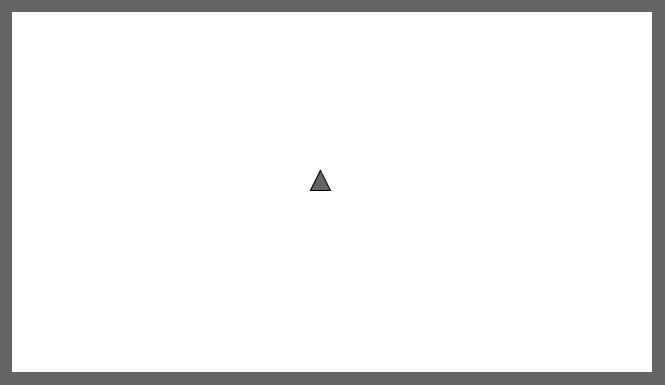
Frame 1 (no input)
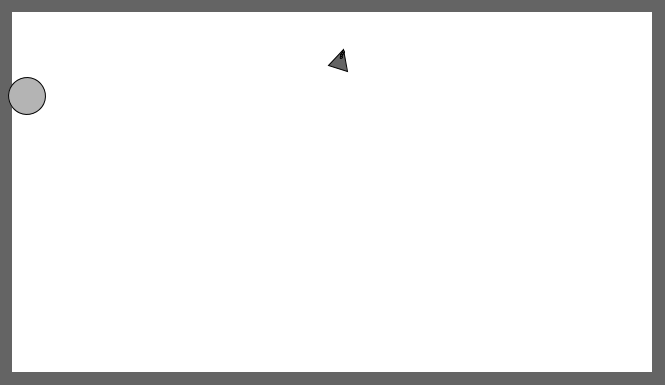
Frame 60 (the mouse pressed at the canvas centre just before this capture)
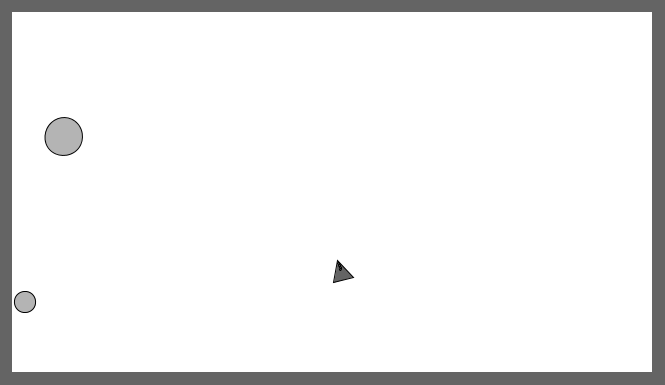
Frame 120 (the mouse held since frame 60 and released just before this capture)

The Processing sketch that drew these frames (run headless with seeded random() and noise(); from frame 60 on, the mouse is pressed at the canvas centre):

// Processing sketch: sketch_140426a
// ── sketch_140426a.pde
int Z = 25;
int W = 640;
int H = 360;
Game game;


void setup() {
  size(665, 385);
  game = new Game();
}

void draw() {
  fill(100);
  noStroke();
  rect(0,0,W+Z,H+Z);
  fill(255);
  rect(Z/2,Z/2,W,H);
  stroke(0);
  game.draw();
}

class Game {
  ArrayList<Ship> s;
  ArrayList<Rock> r;
  
  Game() {
    r = new ArrayList<Rock>();
    s = new ArrayList<Ship>();
    s.add(new Ship(W/2, H/2)); // Ship in center
  }
  
  void draw() {
    cycle(s.get(0));
    for(int i = s.get(0).b.size()-1; i >=0; i--) {
      Bullet bullet = s.get(0).b.get(i);
      cycle(bullet);
      if(!bullet.active) { s.get(0).b.remove(i); }
    }
    for(int i = r.size()-1; i >=0; i--) {
      Rock rock = r.get(i);
      cycle(rock);
      if(!rock.active) { r.remove(i); }
    }
    manage();
    checkBounds();
  }

  void manage() {
     // change v and valpha
    if(millis() % 1000 < 100) {
      s.get(0).valpha = random(-0.02, 0.02);
    }
    if(millis() % 2000 < 200) {
      s.get(0).v = random(1, 3);
    }
    if(millis() % 1000 < 100) {
      s.get(0).spawn((s.get(0).b));
    }
    if(millis() % 1000 < 10 && r.size() < 5) {
         // Spawn at random boundary
      float xpos = random(Z,W);
      float ypos = random(Z,H);
      float lr = random(0,1);
      if      (lr < 0.25){ xpos = Z; }
      else if (lr < 0.5) { xpos = W; }
      else if (lr < 0.75){ ypos = Z; }
      else               { ypos = H; }
      float sz =random(10,35);
      float spd=random(0,2);
      float angle=random(0, 2*PI);

      r.add(new Rock(xpos, ypos, sz, spd, angle)); 
    }
  } 
  
  void checkBounds() {
    // for(Rock rock : r) {
    for(int i = r.size()-1; i>=0; i--) {
      Rock rock = r.get(i);
      for(Bullet bullet : s.get(0).b) {
        if (rock.within(bullet.x, bullet.y)) {
           println("BOOM");
           rock.active = false;
           bullet.active = false; 
           if(rock.d >= 10) {rock.spawn(r);}
        }
      }
      if(rock.within(s.get(0).x, s.get(0).y)) {
        println("OUCH");        
      }
    }
  }
  
  void cycle(StellarObject obj) {
    obj.prep();
    obj.update();
    obj.display();
    obj.clean(); 
  }
  
  void stats() {
    println("SHIPS: 1, x=", s.get(0).x, ", y=", s.get(0).y, ", v=", s.get(0).v, ", a=", s.get(0).alpha);
    println("ROCKS: ", r.size());
    println("BULLETS: ", s.get(0).b.size());
  }
}

class StellarObject {
 float x, y, d=0; // center and size
 float v = 0; // velocity
 int c = 100; // color
 float alpha=0; // rotation
 float a_offset =-PI/2; //fix for rotation
 float valpha=0;
 boolean active=true;

 StellarObject(float xpos, float ypos) {
  x = xpos;
  y = ypos;
 }
 
 void update() {
  reset();
  move(); 
 }
 
 void twist(float angle) {
    translate(x,y);
    alpha += angle;
    rotate(alpha);
    translate(-x,-y);
 }
 
 void prep() {
   pushMatrix();
 }
 void clean() {
    popMatrix(); 
 }
 void display() {}
 
 void shift(float dx, float dy) {
   x += dx;
   y += dy;
 } 
 
 void move() {
   float angle = alpha+a_offset;
   shift(v*cos(angle), v*sin(angle));
   twist(valpha);
 }
 
 void reset() { // boundary conditions
  periodic();
 }
 
 void periodic() {
    if(x > W) { x = Z; }
    if(y > H) { y = Z; }
    if(x < Z) { x = W; }
    if(y < Z) { y = H; }
 } 
 
 void bounce() {
   if( x > W) {
    alpha = -alpha;
    x = W;
   }
   if (x < Z ) {
    alpha = -alpha;
    x = Z; 
   }
   if (y > H) {
    alpha = PI - alpha;
    y = H; 
   }
   if (y < Z) {
    alpha = PI - alpha;
    y = Z; 
   }
 }

 boolean within(float xpos, float ypos) {
   return within(xpos, ypos, d);
 }

 boolean within(float xpos, float ypos, float dpos) {
    if(!active) { return false; }
    return ((x-xpos)*(x-xpos) + (y-ypos)*(y-ypos) < dpos*dpos);
 }

 void spawn(ArrayList objList) {}
}

class Ship extends StellarObject {
  ArrayList<Bullet> b;

  Ship(int xpos, int ypos) {
    super(xpos, ypos);
    b = new ArrayList<Bullet>();
    d = 10;   
  }

  void display() {
   fill(c);
   triangle(x,y-d, x-d,y+d, x+d,y+d);  
  }

  void spawn(ArrayList objList) {
    objList.add(new Bullet(x, y, 4, alpha+a_offset));
  }
}

class Bullet extends StellarObject {
  Bullet(float xpos, float ypos, float vel, float angle) {
    super(xpos, ypos);
    d = 1;
    v = vel;
    c = 100;
    alpha = angle;
    a_offset = 0;
  }
  
  void reset() { // die at boundary
    if(x > W || x < Z || y > H || y < Z) {
      active = false;
    } 
  }
  
  void display() {
   fill(c);
   ellipse(x,y,2*d,2*d); 
  }
}

class Rock extends StellarObject {
 Rock(float xpos, float ypos, float size, float speed, float angle) {
   super(xpos, ypos);
   d = size;
   v = speed;
   alpha = angle;
   c=180;
 } 
 
 void reset() {
   bounce();
  }
 
 void display() {
   fill(c);
   ellipse(x,y,2*d,2*d);
 }

 void spawn(ArrayList objList) {
   float angle = random(0,2*PI);
   objList.add(new Rock(x, y, d/2, v, angle));
   objList.add(new Rock(x, y, d/2, v, -angle));
 }
}

void mousePressed() {
  game.stats();
}
